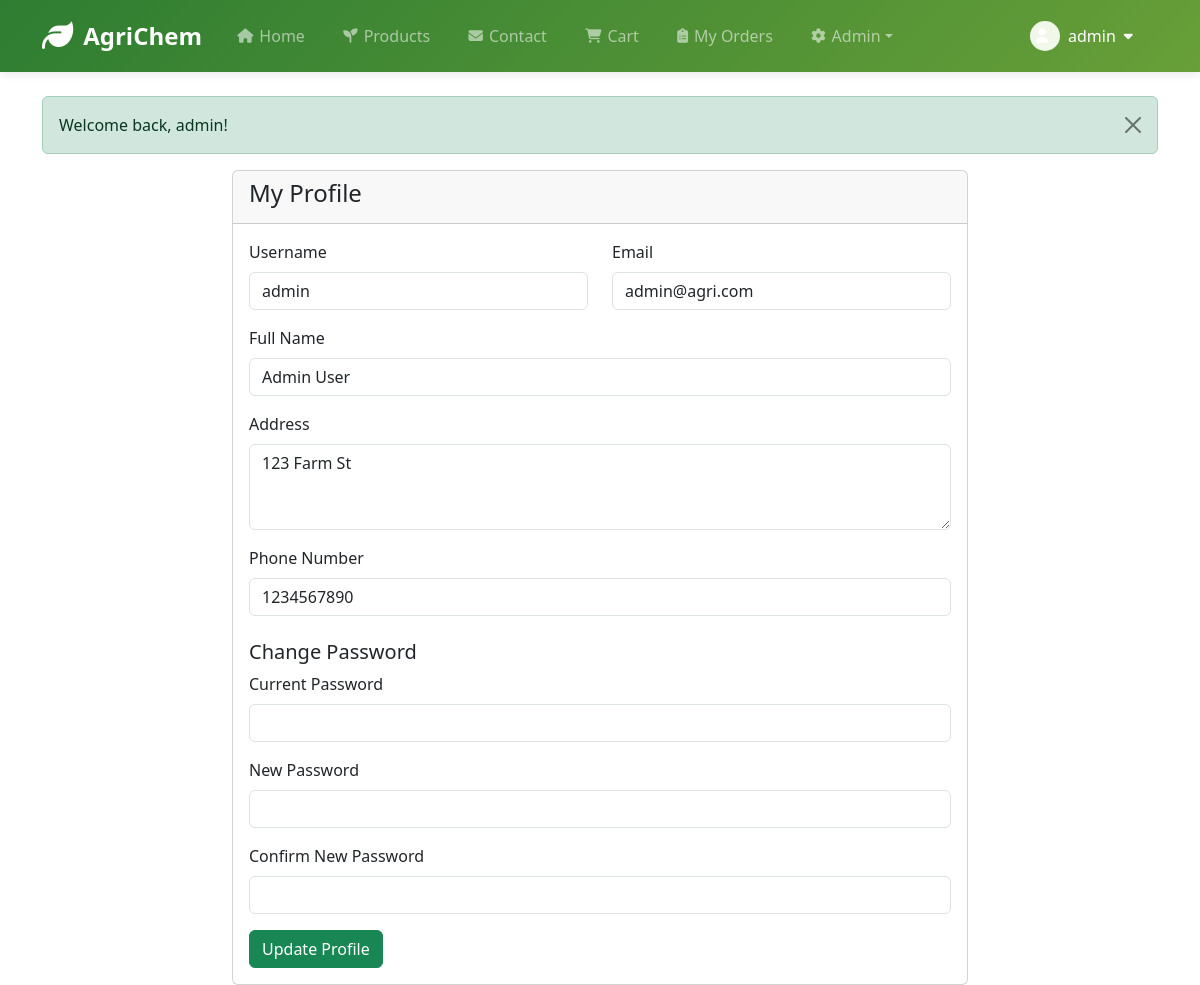
The app's page /profile.php (signed in) with its own data.
### tables this page shows
CREATE TABLE `users` (
  `user_id` int(11) NOT NULL,
  `username` varchar(50) NOT NULL,
  `password` varchar(255) NOT NULL,
  `email` varchar(100) NOT NULL,
  `full_name` varchar(100) NOT NULL,
  `address` text NOT NULL,
  `phone` varchar(20) NOT NULL,
  `role` enum('admin','user') DEFAULT 'user',
  `created_at` timestamp NOT NULL DEFAULT current_timestamp()
);

### profile.php (the view, shortened to what this page needs)
<?php
require_once 'includes/config.php';
require_once 'includes/header.php';
$user = $db->query("SELECT * FROM users WHERE user_id = {$_SESSION['user_id']}")->fetch(PDO::FETCH_ASSOC);
?>
<div class="row justify-content-center">
    <div class="col-md-8">
        <div class="card">
            <div class="card-header">
                <h4>My Profile</h4>
            </div>
            <div class="card-body">
                <form action="profile.php" method="post">
                    <div class="row mb-3">
                        <div class="col-md-6">
                            <label for="username" class="form-label">Username</label>
                            <input type="text" class="form-control" id="username" value="<?php echo htmlspecialchars($user['username']); ?>" readonly>
                        </div>
                        <div class="col-md-6">
                            <label for="email" class="form-label">Email</label>
                            <input type="email" class="form-control" id="email" name="email" value="<?php echo htmlspecialchars($user['email']); ?>" required>
                        </div>
                    </div>
                    <div class="mb-3">
                        <label for="full_name" class="form-label">Full Name</label>
                        <input type="text" class="form-control" id="full_name" name="full_name" value="<?php echo htmlspecialchars($user['full_name']); ?>" required>
                    </div>
                    <div class="mb-3">
                        <label for="address" class="form-label">Address</label>
                        <textarea class="form-control" id="address" name="address" rows="3" required><?php echo htmlspecialchars($user['address']); ?></textarea>
                    </div>
                    <div class="mb-3">
                        <label for="phone" class="form-label">Phone Number</label>
                        <input type="text" class="form-control" id="phone" name="phone" value="<?php echo htmlspecialchars($user['phone']); ?>" required>
                    </div>
                    <h5 class="mt-4">Change Password</h5>
                    <div class="mb-3">
                        <label for="current_password" class="form-label">Current Password</label>
                        <input type="password" class="form-control" id="current_password" name="current_password">
                    </div>
                    <div class="mb-3">
                        <label for="new_password" class="form-label">New Password</label>
                        <input type="password" class="form-control" id="new_password" name="new_password">
                    </div>
                    <div class="mb-3">
                        <label for="confirm_password" class="form-label">Confirm New Password</label>
                        <input type="password" class="form-control" id="confirm_password" name="confirm_password">
                    </div>
                    <button type="submit" class="btn btn-success">Update Profile</button>
                </form>
            </div>
        </div>
    </div>
</div>

### includes/header.php (style rules this page uses)
:root { --agri-primary: #2e7d32; --agri-secondary: #689f38; --agri-light: #f1f8e9; }

### records on screen
users: username "admin", email "admin@agri.com", full_name "Admin User", address "123 Farm St", phone "1234567890"

### other values on screen
$_SESSION['username'] "admin"
$_SESSION['success'] "Welcome back, admin!"
